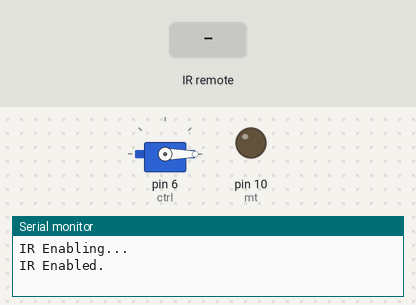
This sketch was run on a simulated Arduino Uno, built with avr-gcc and run on an emulated ATmega328P. Parts: servo, output pins drawn as LEDs (lit = HIGH), the last lines printed to the serial monitor. The inputs (shaded band) are chosen by the test bench.

Above: at 1.4 s.
1.5 s: infrared code 0xA0A058A7 received
At 2.5 s:
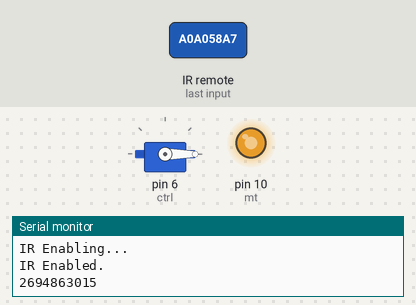
3.0 s: infrared code 0xA0A09867 received
At 3.7 s:
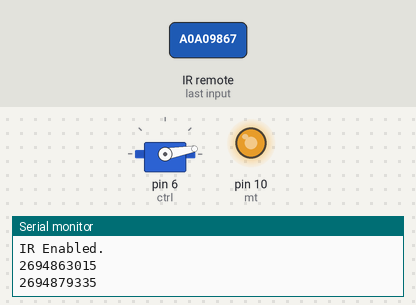
4.5 s: infrared code 0xA0A09867 received
At 4.8 s:
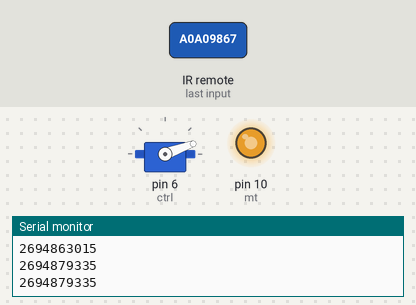
6.0 s: infrared code 0xA0A018E7 received
At 7.1 s:
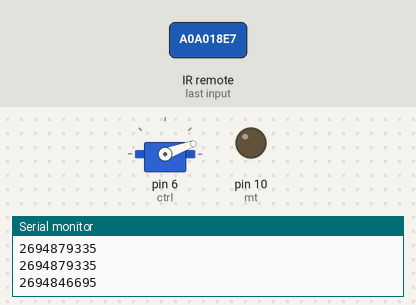
Timing chart, 0 to 8.5 s (numbered marks = the images above; inputs shaded):
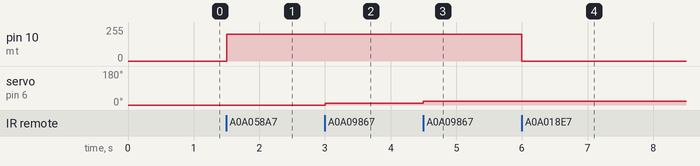

Measured:
- after the input at 1.5 s, pin 10 (mt): 0/255 → 200/255 at once
- after the input at 3.0 s, servo on pin 6 (ctrl): 0° → 10° at once
- after the input at 4.5 s, servo on pin 6 (ctrl): 10° → 20° at once
- after the input at 6.0 s, pin 10 (mt): 200/255 → 0/255 at once

The sketch:

RoboArm.ino
```cpp
#include <IRremote.h>
#include <Servo.h>

Servo ctrl;

const int mt = 10;
int IRpin = 4;
int vert = 0;
int hor = 0;
IRrecv ir(IRpin);

decode_results sig;

 void setup(){

  Serial.begin(9600);
  ctrl.attach(6);

  ctrl.write(0);

  pinMode(mt,OUTPUT);

  ir.enableIRIn();
  Serial.print("IR Enabling");
  for(int j=0;j<3;j++){
      Serial.print(".");
      delay(80);
    }
    Serial.println("\n\nIR Enabled.");

  }

  void loop(){


    if (ir.decode(&sig))
        {
          Serial.println(sig.value);


            if (sig.value == 2694879335){

                vert += 10;
                              ctrl.write(vert);


              }

             if (sig.value == 2694883415){

                vert -= 10;

                              ctrl.write(vert);


              }

              if (sig.value == 2694863015){

                  analogWrite(mt, 200);

                }

                if (sig.value == 2694846695){

                  digitalWrite(mt,LOW);

                  }


          ir.resume();
        }
          }
```
